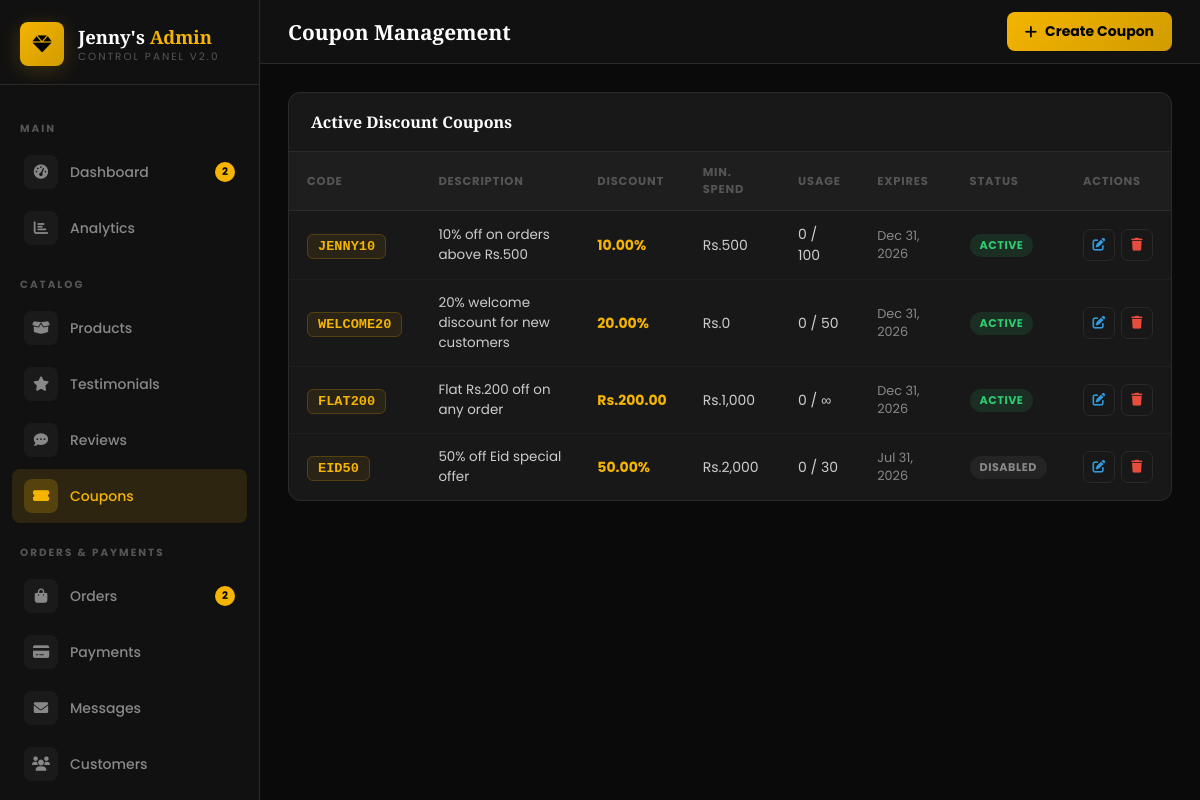
Page /admin/coupons.php (signed in) on the committed database.
### tables this page shows
CREATE TABLE IF NOT EXISTS `coupons` (
  `id` int(11) NOT NULL AUTO_INCREMENT,
  `code` varchar(50) NOT NULL UNIQUE,
  `description` varchar(255) DEFAULT NULL,
  `discount_type` enum('percentage','fixed') DEFAULT 'percentage',
  `discount_value` decimal(10,2) NOT NULL,
  `min_order` decimal(10,2) DEFAULT 0,
  `max_uses` int(11) DEFAULT NULL,
  `used_count` int(11) DEFAULT 0,
  `is_active` tinyint(1) DEFAULT 1,
  `expires_at` date DEFAULT NULL,
  `created_at` timestamp DEFAULT CURRENT_TIMESTAMP,
  PRIMARY KEY (`id`)
);

### admin/coupons.php (the view, shortened to what this page needs)
<?php
require_once '../config/db.php';
$coupons = $pdo->query("SELECT * FROM coupons ORDER BY created_at DESC")->fetchAll();
?>
<!DOCTYPE html>
<html lang="en">
<head>
<link rel="stylesheet" href="https://cdnjs.cloudflare.com/ajax/libs/font-awesome/6.0.0/css/all.min.css">
<link rel="stylesheet" href="css/admin.css">
</head>
<body>
<?php include 'includes/sidebar.php'; ?>
<div class="admin-main">
    <div class="admin-topbar">
        <div class="topbar-title">Coupon Management</div>
        <div class="topbar-right">
            <button class="btn-gold" onclick="openAddCouponModal()"><i class="fas fa-plus"></i> Create Coupon</button>
        </div>
    </div>
    <div class="admin-content">
        <div class="table-card">
            <div class="table-header">
                <div class="table-title">Active Discount Coupons</div>
            </div>
            <table class="admin-table">
                <thead><tr>
                    <th>Code</th>
                    <th>Description</th>
                    <th>Discount</th>
                    <th>Min. Spend</th>
                    <th>Usage</th>
                    <th>Expires</th>
                    <th>Status</th>
                    <th>Actions</th>
                </tr></thead>
                <tbody>
                    <?php foreach ($coupons as $c): ?>
                    <tr>
                        <td><span class="coupon-badge"><?= htmlspecialchars($c['code']) ?></span></td>
                        <td style="color:#ccc;font-size:0.84rem;"><?= htmlspecialchars($c['description'] ?: '—') ?></td>
                        <td style="font-weight:700;color:var(--gold);">
                            <?= $c['discount_type']==='percentage' ? $c['discount_value'].'%' : 'Rs.'.$c['discount_value'] ?>
                        </td>
                        <td>Rs.<?= number_format($c['min_order']) ?></td>
                        <td><?= $c['used_count'] ?> / <?= $c['max_uses'] ?: '∞' ?></td>
                        <td style="color:#888;font-size:0.8rem;"><?= $c['expires_at'] ? date('M d, Y', strtotime($c['expires_at'])) : 'Never' ?></td>
                        <td><span class="badge-status badge-<?= $c['is_active'] ? 'active' : 'inactive' ?>"><?= $c['is_active'] ? 'Active' : 'Disabled' ?></span></td>
                        <td>
                            <div class="action-btns">
                                <button class="btn-action btn-edit" onclick="editCoupon(<?= htmlspecialchars(json_encode($c)) ?>)"><i class="fas fa-edit"></i></button>
                                <form method="POST" style="display:inline;" onsubmit="return confirm('Delete this coupon?')">
                                    <button type="submit" class="btn-action btn-delete"><i class="fas fa-trash"></i></button>
                                </form>
                            </div>
                        </td>
                    </tr>
                    <?php endforeach; ?>
                </tbody>
            </table>
        </div>
    </div>
</div>
</body>
</html>

### admin/css/admin.css (style rules this page uses)
* { margin: 0; padding: 0; box-sizing: border-box; }
:root { --gold: #F4B400; --gold-dark: #d19c00; --gold-light: #ffd54f; --bg-deep: #0a0a0a; --bg-dark: #111111; --bg-card: #181818; --bg-card2: #1e1e1e; --bg-hover: #252525; --border: #2a2a2a; --border-light: #333; --text-primary: #ffffff; --text-secondary: #cccccc; --text-muted: #888888; --text-dim: #555555; --green: #2ecc71; --red: #e74c3c; --blue: #3498db; --purple: #9b59b6; --orange: #f39c12; --sidebar-w: 260px; --topbar-h: 64px; --radius: 12px; --radius-sm: 8px; --shadow: 0 4px 24px rgba(0,0,0,0.4); --shadow-gold: 0 4px 20px rgba(244,180,0,0.2); --transition: all 0.25s ease; }
html, body { font-family: 'Poppins', sans-serif; background: var(--bg-deep); color: var(--text-primary); height: 100%; overflow-x: hidden; }
.admin-main { margin-left: var(--sidebar-w); min-height: 100vh; display: flex; flex-direction: column; }
.admin-topbar { height: var(--topbar-h); background: var(--bg-dark); border-bottom: 1px solid var(--border); display: flex; align-items: center; justify-content: space-between; padding: 0 28px; position: sticky; top: 0; z-index: 90; }
.admin-content { padding: 28px; flex: 1; }
.topbar-title { font-family: 'Playfair Display', serif; font-size: 1.3rem; font-weight: 700; color: var(--text-primary); }
.topbar-right { display: flex; align-items: center; gap: 10px; }
.table-card { background: var(--bg-card); border: 1px solid var(--border); border-radius: var(--radius); overflow: hidden; margin-bottom: 20px; }
.table-header { display: flex; align-items: center; justify-content: space-between; padding: 18px 22px; border-bottom: 1px solid var(--border); gap: 14px; flex-wrap: wrap; }
.table-title { font-family: 'Playfair Display', serif; font-size: 1rem; font-weight: 700; color: var(--text-primary); }
.admin-table { width: 100%; border-collapse: collapse; }
.admin-table th { padding: 12px 18px; background: var(--bg-card2); font-size: 0.72rem; font-weight: 700; color: var(--text-dim); text-transform: uppercase; letter-spacing: 0.8px; text-align: left; border-bottom: 1px solid var(--border); }
.admin-table td { padding: 13px 18px; border-bottom: 1px solid rgba(255,255,255,0.03); font-size: 0.875rem; color: var(--text-secondary); vertical-align: middle; }
.admin-table tr:last-child td { border-bottom: none; }
.badge-status { display: inline-flex; align-items: center; padding: 3px 10px; border-radius: 20px; font-size: 0.7rem; font-weight: 700; text-transform: uppercase; letter-spacing: 0.5px; }
.badge-active { background: rgba(46,204,113,0.12); color: var(--green); }
.badge-inactive { background: rgba(136,136,136,0.1); color: var(--text-muted); }
.action-btns { display: flex; gap: 6px; }
.btn-action { width: 32px; height: 32px; border-radius: 7px; border: 1px solid var(--border); background: transparent; display: flex; align-items: center; justify-content: center; font-size: 0.8rem; cursor: pointer; transition: var(--transition); text-decoration: none; }
.btn-edit { color: var(--blue); }
.btn-delete { color: var(--red); }
.btn-gold { display: inline-flex; align-items: center; gap: 8px; padding: 9px 18px; background: linear-gradient(135deg, var(--gold), var(--gold-dark)); color: #000; border: none; border-radius: 8px; font-size: 0.875rem; font-weight: 700; cursor: pointer; transition: var(--transition); font-family: 'Poppins', sans-serif; text-decoration: none; white-space: nowrap; }
.coupon-badge { font-family: monospace; background: rgba(244,180,0,0.08); border: 1px solid rgba(244,180,0,0.2); color: var(--gold); padding: 4px 10px; border-radius: 6px; font-size: 0.85rem; font-weight: 700; }

### rows in the picture
coupons: code "JENNY10", description "10% off on orders above Rs.500", discount_value "10.00", min_order "500", used_count "0", max_uses "100", expires_at "Dec 31, 2026", is_active "ACTIVE"
coupons: code "WELCOME20", description "20% welcome discount for new customers", discount_value "20.00", min_order "0", used_count "0", max_uses "50", expires_at "Dec 31, 2026", is_active "ACTIVE"
coupons: code "FLAT200", description "Flat Rs.200 off on any order", discount_value "200.00", min_order "1,000", used_count "0", max_uses "∞", expires_at "Dec 31, 2026", is_active "ACTIVE"
coupons: code "EID50", description "50% off Eid special offer", discount_value "50.00", min_order "2,000", used_count "0", max_uses "30", expires_at "Jul 31, 2026", is_active "DISABLED"

### other values in the picture
$notifCount "2"
$pendingCount "2"
